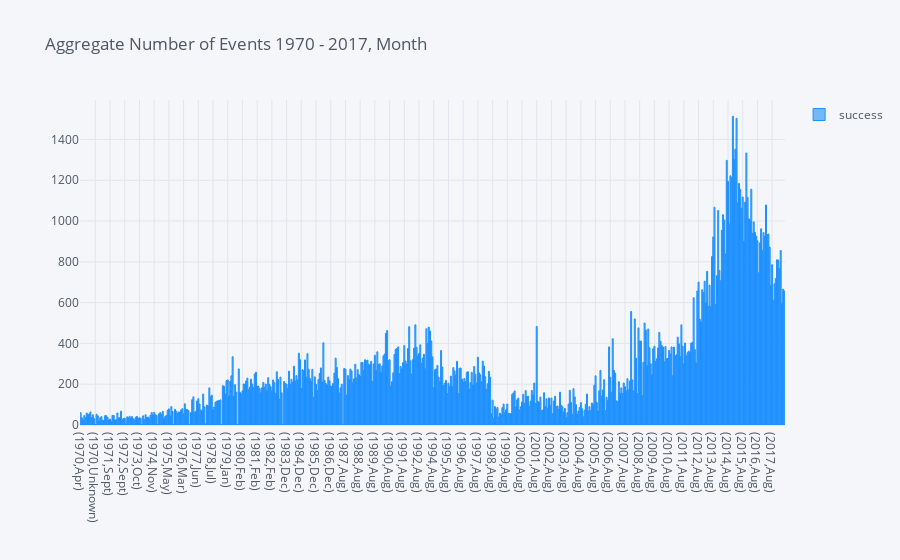

The cell this chart's notebook holds for it:
### Code cell
plot_type = 'bar'
data.groupby(['iyear','month'])[['success']].sum().iplot(kind=plot_type,,color='dodgerblue',legend=True,title=title)

### Figure 1 — Plotly figure (JSON) as saved in the notebook; plotly's stock layout.template omitted (floating-point values rounded to 4 significant figures; data arrays with more than 128 entries replaced by an {"elided": "..."} marker saying what was removed)
{"data": [{"marker": {"color": "rgba(30, 144, 255, 0.6)", "line": {"color": "rgba(30, 144, 255, 1.0)", "width": 1}}, "name": "success", "orientation": "v", "text": "", "type": "bar", "x": {"elided": "575 str values"}, "y": {"elided": "575 int values"}}], "layout": {"legend": {"bgcolor": "#F5F6F9", "font": {"color": "#4D5663"}}, "paper_bgcolor": "#F5F6F9", "plot_bgcolor": "#F5F6F9", "showlegend": true, "title": {"font": {"color": "#4D5663"}, "text": "Aggregate Number of Events 1970 - 2017, Month"}, "xaxis": {"gridcolor": "#E1E5ED", "showgrid": true, "tickfont": {"color": "#4D5663"}, "title": {"font": {"color": "#4D5663"}, "text": ""}, "zerolinecolor": "#E1E5ED"}, "yaxis": {"gridcolor": "#E1E5ED", "showgrid": true, "tickfont": {"color": "#4D5663"}, "title": {"font": {"color": "#4D5663"}, "text": ""}, "zerolinecolor": "#E1E5ED"}}}
